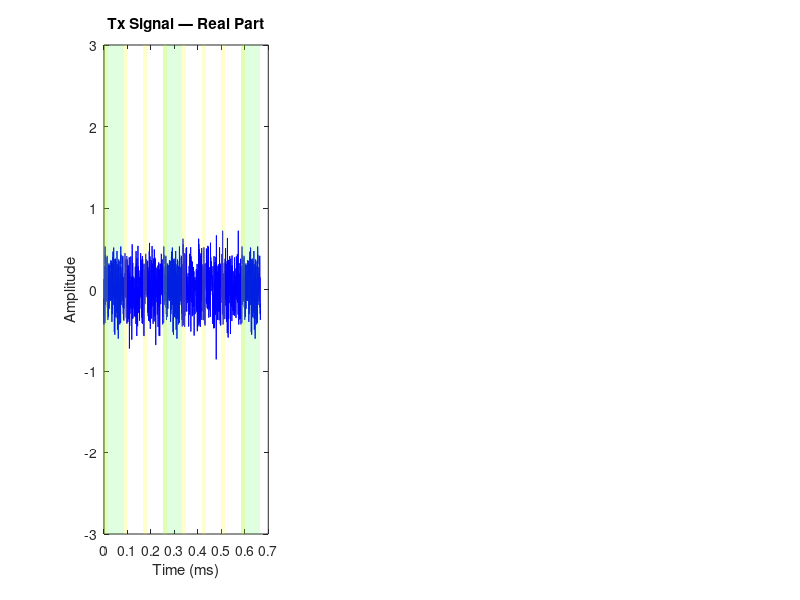

This chart was generated by the following MATLAB code: (Note: this script raises an error after producing the figure.)
%% OFDM with Multipath Channel, Pilot Estimation, Equalization & Y Comparison
clear; clc;

%% ── System Parameters ─────────────────────────────────────────────────────
N      = 64;          % Number of subcarriers
M      = 8;           % Total OFDM symbols (data + pilot)
deltaf = 15e3;        % Subcarrier spacing (Hz)
T      = 1/deltaf;    % Symbol duration (s)
CP     = T/4;         % Cyclic prefix duration

L      = 10;          % Oversampling factor (quasi-continuous)
Nfft   = L * N;       % FFT size = 640
Fs     = Nfft / T;    % Sampling frequency
Ts     = 1/Fs;        % Sampling period
Ncp    = round(CP/Ts);% CP samples

SNR_dB = 20;          % SNR per subcarrier (dB)
SNR    = 10^(SNR_dB/10);

%% ── Pilot Configuration ───────────────────────────────────────────────────
pilot_sym_idx = [1, 4, 8];                        % Pilot OFDM symbol positions
data_sym_idx  = setdiff(1:M, pilot_sym_idx);      % Data symbol positions
n_data        = length(data_sym_idx);

fprintf('=== OFDM System Parameters ===\n');
fprintf('Subcarriers N         = %d\n',    N);
fprintf('OFDM Symbols M        = %d\n',    M);
fprintf('Oversampling L        = %d\n',    L);
fprintf('FFT size              = %d\n',    Nfft);
fprintf('Subcarrier spacing    = %.1f kHz\n', deltaf/1e3);
fprintf('Symbol duration T     = %.4f ms\n',  T*1e3);
fprintf('Samples per symbol    = %d\n',    Nfft);
fprintf('CP samples            = %d\n',    Ncp);
fprintf('SNR                   = %d dB\n', SNR_dB);
fprintf('Pilot symbols         : %s\n',    num2str(pilot_sym_idx));
fprintf('Data  symbols         : %s\n\n',  num2str(data_sym_idx));

%% ── Multipath Channel Definition ─────────────────────────────────────────
% Each path: [complex gain,  Doppler shift (Hz),  delay (s)]
% Constraint: max delay < CP duration to avoid ISI
paths = [ ...
    1.0 + 0.0j,   10,   0;           % Path 1: LOS, 10 Hz Doppler, no delay
    0.6 - 0.3j,   25,   T/20;        % Path 2: 25 Hz Doppler, T/20 delay
    0.3 + 0.4j,  -15,   T/10;        % Path 3: -15 Hz Doppler, T/10 delay
    0.2 - 0.1j,   40,   T/8;         % Path 4: 40 Hz Doppler, T/8 delay
];
n_paths   = size(paths, 1);
gains     = paths(:,1);
dopplers  = paths(:,2);
delays    = paths(:,3);
delay_smp = round(delays / Ts);

fprintf('─── Channel Paths ───\n');
fprintf('Path | Gain (mag) | Doppler (Hz) | Delay (samples)\n');
for p = 1:n_paths
    fprintf('  %d  |   %.3f     |     %+.0f      |      %d\n', ...
        p, abs(gains(p)), dopplers(p), delay_smp(p));
end
fprintf('CP length = %d samples  |  Max delay = %d samples\n\n', ...
    Ncp, max(delay_smp));

%% ── QPSK Constellation ────────────────────────────────────────────────────
qpsk_map = (1/sqrt(2)) * [1+1j, -1+1j, -1-1j, 1-1j];  % Gray-coded

% Fixed pilot pattern (same across all pilot symbols)
rng(0);
pilot_idx_pattern = randi([0 3], N, 1);
pilot_freq        = qpsk_map(pilot_idx_pattern + 1).';  % [N x 1]

% Random data symbols
rng(42);
data_idx  = randi([0 3], N, n_data);
data_freq = qpsk_map(data_idx + 1);                     % [N x n_data]

% Assemble full frequency-domain frame [N x M]
X = zeros(N, M);
X(:, pilot_sym_idx) = repmat(pilot_freq, 1, length(pilot_sym_idx));
X(:, data_sym_idx)  = data_freq;

%% ── TRANSMITTER: Zero-Padded IFFT + Cyclic Prefix ────────────────────────
s_total   = [];
sym_start = zeros(1, M);

for m = 1:M
    % Zero-pad N subcarriers into Nfft-point IFFT for oversampling
    freq_zp      = [X(:,m); zeros(Nfft-N, 1)];
    time_sym     = sqrt(Nfft) * ifft(freq_zp, Nfft);
    cp           = time_sym(end-Ncp+1 : end);
    sym_start(m) = length(s_total);
    s_total      = [s_total; cp; time_sym];
end

total_smp = length(s_total);
t_ax      = (0:total_smp-1) * Ts * 1e3;   % Time axis in ms

%% ── MULTIPATH CHANNEL (Time-Varying) ─────────────────────────────────────
% r[n] = sum_p gain_p * exp(j*2pi*f_dp*n*Ts) * s[n - delay_smp_p]
n_vec  = (0:total_smp-1).';
r_chan = zeros(total_smp, 1);

for p = 1:n_paths
    d             = delay_smp(p);
    doppler_phase = exp(1j * 2*pi * dopplers(p) * n_vec * Ts);
    s_delayed     = [zeros(d,1); s_total(1:end-d)];
    r_chan        = r_chan + gains(p) * doppler_phase .* s_delayed;
end

%% ── AWGN NOISE ────────────────────────────────────────────────────────────
sig_power = mean(abs(r_chan).^2);
noise_var = sig_power / (SNR * N);
noise     = sqrt(noise_var/2) * (randn(total_smp,1) + 1j*randn(total_smp,1));
r_total   = r_chan + noise;

fprintf('=== Power ===\n');
fprintf('Signal power  = %.4f\n',  sig_power);
fprintf('Noise variance= %.6f\n\n',noise_var);

%% ── RECEIVER: CP Removal + FFT ────────────────────────────────────────────
sym_len = Nfft + Ncp;
Y       = zeros(N, M);   % Received freq-domain frame [N x M]

for m = 1:M
    seg      = r_total(sym_start(m)+1 : sym_start(m)+sym_len);
    seg_nocp = seg(Ncp+1 : end);                    % Remove CP
    freq_rx  = (1/sqrt(Nfft)) * fft(seg_nocp, Nfft);
    Y(:, m)  = freq_rx(1:N);                        % Keep N subcarrier bins
end

%% ── FREQUENCY-DOMAIN CHANNEL MATRIX H [N x M] ────────────────────────────
% H[k,m] = sum_p gain_p * exp(j*2pi*f_dp*t_m) * exp(-j*2pi*k*delay_p/Nfft)
% where t_m = centre time of useful part (after CP) of symbol m
H_matrix = zeros(N, M);

for m = 1:M
    t_m = (sym_start(m) + Ncp + Nfft/2) * Ts;   % Centre time of symbol m
    for k = 1:N
        H_km = 0;
        for p = 1:n_paths
            doppler_phase = exp(1j  * 2*pi * dopplers(p) * t_m);
            delay_phase   = exp(-1j * 2*pi * (k-1) * delay_smp(p) / Nfft);
            H_km          = H_km + gains(p) * doppler_phase * delay_phase;
        end
        H_matrix(k, m) = H_km;
    end
end

%% ── GENERATE Y_fd = X .* H ────────────────────────────────────────────────
Y_fd = X .* H_matrix;    % Ideal frequency-domain channel model [N x M]

%% ── COMPARISON: Y vs Y_fd ─────────────────────────────────────────────────
diff_matrix = abs(Y - Y_fd);

fprintf('=== Y Comparison: Time-Domain Pipeline vs Freq-Domain Model ===\n');
fprintf('Mean absolute difference : %.6f\n',   mean(diff_matrix(:)));
fprintf('Max  absolute difference : %.6f\n',   max(diff_matrix(:)));
fprintf('Mean |Y|                 : %.6f\n',   mean(abs(Y(:))));
fprintf('Relative error           : %.4f%%\n\n', ...
        100 * mean(diff_matrix(:)) / mean(abs(Y(:))));

%% ── CHANNEL ESTIMATION: LS at Pilot Symbols ───────────────────────────────
H_pilot = zeros(N, length(pilot_sym_idx));

for pi = 1:length(pilot_sym_idx)
    m             = pilot_sym_idx(pi);
    H_pilot(:,pi) = Y(:,m) ./ X(:,m);    % Per-subcarrier LS estimate
end

%% ── CHANNEL INTERPOLATION: Linear in Time ────────────────────────────────
H_est = zeros(N, M);

for k = 1:N
    H_est(k,:) = interp1(pilot_sym_idx, H_pilot(k,:), ...
                         1:M, 'linear', 'extrap');
end

%% ── EQUALIZATION: Zero-Forcing ────────────────────────────────────────────
X_eq = Y ./ H_est;       % ZF: divide out estimated channel [N x M]

%% ── QPSK DECISION ─────────────────────────────────────────────────────────
X_eq_data = X_eq(:, data_sym_idx);   % [N x n_data]
X_tx_data = X(:,  data_sym_idx);     % [N x n_data]

rx_flat  = X_eq_data(:);
tx_flat  = X_tx_data(:);

dist     = abs(rx_flat - qpsk_map).^2;
[~, dec_idx] = min(dist, [], 2);
det_syms = qpsk_map(dec_idx).';

SER      = mean(det_syms ~= tx_flat);
n_errors = sum(det_syms ~= tx_flat);

fprintf('=== Demodulation Results ===\n');
fprintf('Data symbols    : %d\n',     N * n_data);
fprintf('Symbol errors   : %d\n',     n_errors);
fprintf('SER             : %.5f\n\n', SER);

%% ══════════════════ FIGURE 1: Time-Domain Signals ═════════════════════════
figure('Name','OFDM: Time-Domain Signals','Position',[30 30 1300 500]);

subplot(1,3,1);
plot(t_ax, real(s_total), 'b', 'LineWidth', 0.6); hold on;
sym_len_ms = sym_len * Ts * 1e3;
for m = 0:M-1
    ts = sym_start(m+1)*Ts*1e3;
    tc = ts + Ncp*Ts*1e3;
    te = ts + sym_len_ms;
    patch([ts tc tc ts],[-3 -3 3 3],'y','FaceAlpha',0.2,'EdgeColor','none');
    if ismember(m+1, pilot_sym_idx)
        patch([ts te te ts],[-3 -3 3 3],'g','FaceAlpha',0.12,'EdgeColor','none');
    end
end
xlabel('Time (ms)'); ylabel('Amplitude');
title('Tx Signal — Real Part');
legend('s(t)','CP','Pilot Sym','Location','ne');
grid on; xlim([t_ax(1) t_ax(end)]); hold off;

subplot(1,3,2);
plot(t_ax, real(r_chan), 'Color',[0.8 0.4 0], 'LineWidth', 0.6);
xlabel('Time (ms)'); ylabel('Amplitude');
title('After Multipath Channel — Real Part');
grid on; xlim([t_ax(1) t_ax(end)]);

subplot(1,3,3);
plot(t_ax, real(r_total), 'r', 'LineWidth', 0.6);
xlabel('Time (ms)'); ylabel('Amplitude');
title(sprintf('Rx Signal + AWGN (SNR=%d dB) — Real Part', SNR_dB));
grid on; xlim([t_ax(1) t_ax(end)]);

sgtitle('OFDM: Tx → Multipath → AWGN', 'FontSize', 12, 'FontWeight', 'bold');

%% ══════════════════ FIGURE 2: Y vs Y_fd Comparison ══════════════════════
figure('Name','Y Comparison','Position',[30 30 1300 750]);

subplot(2,3,1);
imagesc(1:M, 1:N, abs(Y));
colorbar; colormap(gca,'jet');
xlabel('OFDM Symbol'); ylabel('Subcarrier');
title('|Y| — Time-Domain Pipeline');

subplot(2,3,2);
imagesc(1:M, 1:N, abs(Y_fd));
colorbar; colormap(gca,'jet');
xlabel('OFDM Symbol'); ylabel('Subcarrier');
title('|Y_{fd}| — Freq-Domain Model (X .* H)');

subplot(2,3,3);
imagesc(1:M, 1:N, diff_matrix);
colorbar; colormap(gca,'hot');
xlabel('OFDM Symbol'); ylabel('Subcarrier');
title('|Y - Y_{fd}| — Absolute Difference');

subplot(2,3,4);
scatter(real(Y(:)), real(Y_fd(:)), 20, 'b', 'filled', 'MarkerFaceAlpha', 0.4);
hold on;
ref = linspace(min(real(Y(:))), max(real(Y(:))), 100);
plot(ref, ref, 'r--', 'LineWidth', 1.5);
xlabel('Re\{Y\} — Time-Domain'); ylabel('Re\{Y_{fd}\} — Freq-Domain');
title('Scatter: Real Parts'); legend('Subcarriers','Ideal y=x'); grid on; hold off;

subplot(2,3,5);
scatter(imag(Y(:)), imag(Y_fd(:)), 20, [0.1 0.6 0.2], 'filled', 'MarkerFaceAlpha', 0.4);
hold on;
ref = linspace(min(imag(Y(:))), max(imag(Y(:))), 100);
plot(ref, ref, 'r--', 'LineWidth', 1.5);
xlabel('Im\{Y\} — Time-Domain'); ylabel('Im\{Y_{fd}\} — Freq-Domain');
title('Scatter: Imaginary Parts'); legend('Subcarriers','Ideal y=x'); grid on; hold off;

subplot(2,3,6);
bar(1:M, mean(diff_matrix,1), 'FaceColor',[0.3 0.5 0.8]); hold on;
for pi = pilot_sym_idx
    bar(pi, mean(diff_matrix(:,pi)), 'FaceColor',[0.9 0.6 0.1]);
end
xlabel('OFDM Symbol Index'); ylabel('Mean |Y - Y_{fd}|');
title('Mean Difference per Symbol');
legend('Data Symbol','Pilot Symbol'); grid on; hold off;

sgtitle(sprintf('Y Comparison | Rel. Error = %.4f%%', ...
    100*mean(diff_matrix(:))/mean(abs(Y(:)))), ...
    'FontSize', 12, 'FontWeight', 'bold');

%% ══════════════════ FIGURE 3: Channel Estimation ════════════════════════
% True channel at each symbol centre
H_true = zeros(N, M);
for m = 1:M
    t_m = (sym_start(m) + Ncp + Nfft/2) * Ts;
    for k = 1:N
        H_km = 0;
        for p = 1:n_paths
            H_km = H_km + gains(p) ...
                * exp(1j  * 2*pi * dopplers(p) * t_m) ...
                * exp(-1j * 2*pi * (k-1) * delay_smp(p) / Nfft);
        end
        H_true(k,m) = H_km;
    end
end

figure('Name','Channel Estimation','Position',[30 30 1300 750]);

subplot(2,3,1);
imagesc(1:M, 1:N, abs(H_est));
colorbar; colormap(gca,'jet');
hold on;
for pi = pilot_sym_idx, xline(pi,'w--','LineWidth',1.5); end
hold off;
xlabel('OFDM Symbol'); ylabel('Subcarrier');
title('|H_{est}| — Estimated Magnitude');

subplot(2,3,2);
imagesc(1:M, 1:N, angle(H_est)*180/pi);
colorbar; colormap(gca,'hsv');
hold on;
for pi = pilot_sym_idx, xline(pi,'w--','LineWidth',1.5); end
hold off;
xlabel('OFDM Symbol'); ylabel('Subcarrier');
title('\angle H_{est} (deg) — Estimated Phase');

subplot(2,3,3);
plot(1:N, abs(H_true(:,1)), 'b-',  'LineWidth', 1.5); hold on;
plot(1:N, abs(H_est(:,1)),  'r--', 'LineWidth', 1.5);
xlabel('Subcarrier Index'); ylabel('|H[k]|');
title('True vs Estimated Channel (Symbol 1)');
legend('H_{true}','H_{est}','Location','best');
grid on; hold off;

est_err = abs(H_true - H_est);

subplot(2,3,4);
imagesc(1:M, 1:N, est_err);
colorbar; colormap(gca,'hot');
xlabel('OFDM Symbol'); ylabel('Subcarrier');
title('|H_{true} - H_{est}| — Estimation Error');

subplot(2,3,5);
bar(1:N, mean(est_err,2), 'FaceColor',[0.2 0.5 0.8]);
xlabel('Subcarrier Index'); ylabel('Mean |Error|');
title('Mean Ch. Est. Error per Subcarrier'); grid on;

subplot(2,3,6);
bar(1:M, mean(est_err,1), 'FaceColor',[0.8 0.3 0.2]); hold on;
for pi = pilot_sym_idx
    bar(pi, mean(est_err(:,pi)), 'FaceColor',[0.1 0.7 0.3]);
end
xlabel('OFDM Symbol Index'); ylabel('Mean |Error|');
title('Mean Ch. Est. Error per Symbol');
legend('Data Symbol','Pilot Symbol'); grid on; hold off;

sgtitle('Channel Estimation: LS + Linear Interpolation', ...
    'FontSize', 12, 'FontWeight', 'bold');

%% ══════════════════ FIGURE 4: Constellation & Equalization ══════════════
figure('Name','Constellation & Equalization','Position',[30 30 1100 400]);

m_show = data_sym_idx(1);   % First data symbol for per-symbol plots

subplot(1,3,1);
scatter(real(Y(:,m_show)), imag(Y(:,m_show)), 30, 'r', 'filled', ...
        'MarkerFaceAlpha', 0.5); hold on;
scatter(real(qpsk_map), imag(qpsk_map), 100,'k','p','LineWidth',1.5);
xline(0,'k--','LineWidth',0.5); yline(0,'k--','LineWidth',0.5);
xlabel('In-Phase'); ylabel('Quadrature');
title(sprintf('Before Equalization (Sym %d)', m_show));
grid on; axis equal; xlim([-2 2]); ylim([-2 2]); hold off;

subplot(1,3,2);
scatter(real(X_eq(:,m_show)), imag(X_eq(:,m_show)), 30, [0 0.6 0.9], ...
        'filled','MarkerFaceAlpha', 0.5); hold on;
scatter(real(qpsk_map), imag(qpsk_map), 100,'k','p','LineWidth',1.5);
xline(0,'k--','LineWidth',0.5); yline(0,'k--','LineWidth',0.5);
xlabel('In-Phase'); ylabel('Quadrature');
title(sprintf('After ZF Equalization (Sym %d)', m_show));
grid on; axis equal; xlim([-2 2]); ylim([-2 2]); hold off;

subplot(1,3,3);
correct_mask = (det_syms == tx_flat);
scatter(real(rx_flat(correct_mask)),  imag(rx_flat(correct_mask)),  ...
        25, [0 0.75 0], 'filled','MarkerFaceAlpha',0.4); hold on;
scatter(real(rx_flat(~correct_mask)), imag(rx_flat(~correct_mask)), ...
        50, 'r','filled','MarkerFaceAlpha',0.9);
scatter(real(qpsk_map), imag(qpsk_map), 120,'k','p','LineWidth',1.5);
xline(0,'k--','LineWidth',0.5); yline(0,'k--','LineWidth',0.5);
xlabel('In-Phase'); ylabel('Quadrature');
title(sprintf('Full Rx Constellation — SER=%.4f (%d err)', SER, n_errors));
legend('Correct','Error','Ideal','Location','ne');
grid on; axis equal; xlim([-2 2]); ylim([-2 2]); hold off;

sgtitle(sprintf('OFDM Full Chain | N=%d, M=%d, %d Paths | SNR=%d dB | SER=%.4f', ...
    N, M, n_paths, SNR_dB, SER), 'FontSize', 12, 'FontWeight', 'bold');
